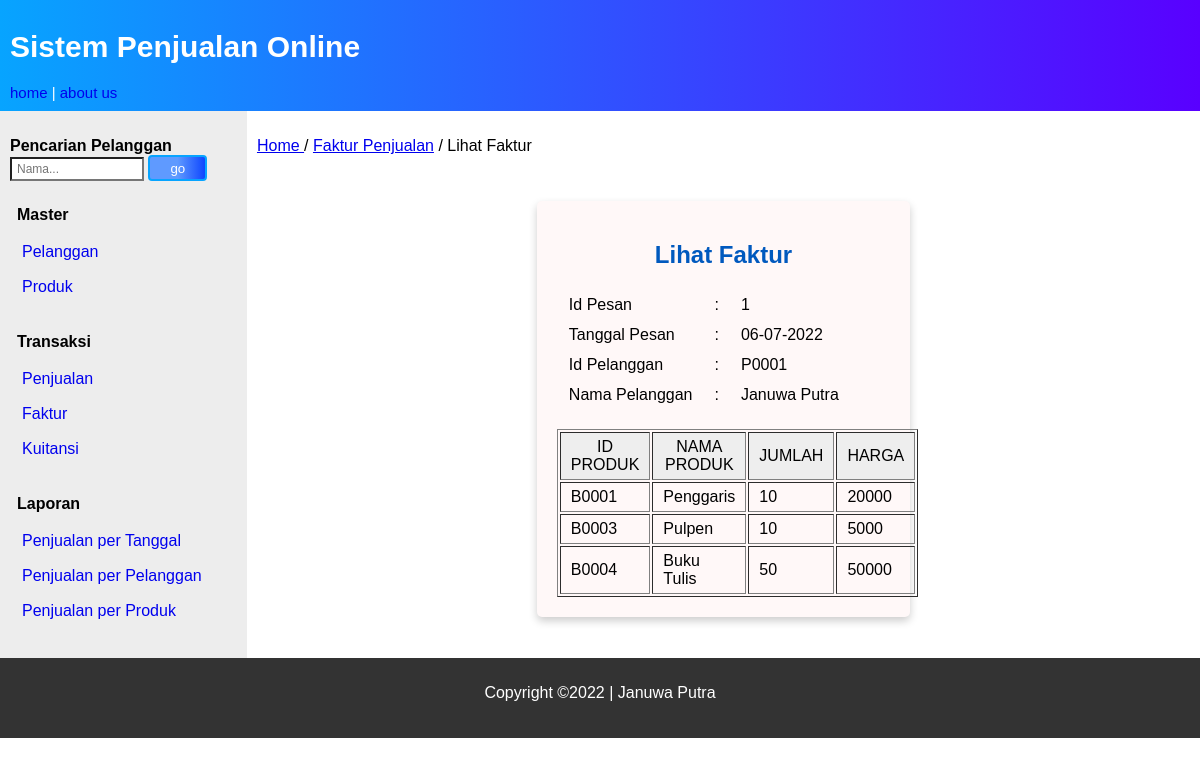
Page /Program/index.php?page=lihat_faktur&faktur=1 on the committed database.
### tables this page shows
CREATE TABLE `pelanggan` (
  `id_pelanggan` varchar(5) NOT NULL,
  `nm_pelanggan` varchar(40) NOT NULL,
  `alamat` text NOT NULL,
  `telepon` varchar(20) NOT NULL,
  `email` varchar(50) NOT NULL
);

CREATE TABLE `faktur` (
  `id_faktur` int(5) NOT NULL,
  `id_pesan` int(5) NOT NULL,
  `tgl_faktur` date NOT NULL
);

CREATE TABLE `pesan` (
  `id_pesan` int(5) NOT NULL,
  `id_pelanggan` varchar(5) NOT NULL,
  `tgl_pesan` date NOT NULL
);

CREATE TABLE `produk` (
  `id_produk` varchar(5) NOT NULL,
  `nm_produk` varchar(30) NOT NULL,
  `satuan` varchar(10) NOT NULL,
  `harga` decimal(10,0) NOT NULL,
  `stock` int(3) NOT NULL
);

CREATE TABLE `detil_pesan` (
  `id_pesan` int(5) NOT NULL,
  `id_produk` varchar(5) NOT NULL,
  `jumlah` int(5) NOT NULL,
  `harga` decimal(10,0) NOT NULL
);

### Program/lihat_faktur.php (the view)
<article>
<p><a href="index.php">Home </a> /  <a href="index.php?page=faktur">Faktur Penjualan</a> / Lihat Faktur
    <div class="card">
        <h2 align="center" style="color:#0059be">Lihat Faktur</h2>
        <?php
        include_once "koneksi.php";
        $user = $_GET['faktur'];
        $query = "SELECT * FROM pelanggan INNER JOIN pesan ON pelanggan.id_pelanggan = pesan.id_pelanggan
        INNER JOIN faktur ON pesan.id_pesan = faktur.id_pesan WHERE faktur.id_pesan = '$user'";
        $sql = mysqli_query($conn, $query);
        if ($sql) {
            $row = mysqli_fetch_array($sql);
            $id_pesan = $row['id_pesan'];
            $tgl_pesan = date('d-m-Y', strtotime($row['tgl_pesan']));
            $id_pelanggan = $row['id_pelanggan'];
            $nm_pelanggan = $row['nm_pelanggan'];
        ?>
            <table>
                <tr>
                    <td>Id Pesan</td>
                    <td>:</td>
                    <td><?php echo $id_pesan ?></td>
                </tr>
                <tr>
                    <td>Tanggal Pesan</td>
                    <td>:</td>
                    <td> <?php echo $tgl_pesan ?></td>
                </tr>
                <tr>
                    <td>Id Pelanggan</td>
                    <td>:</td>
                    <td> <?php echo $id_pelanggan ?></td>
                </tr>
                <tr>
                    <td>Nama Pelanggan</td>
                    <td>:</td>
                    <td> <?php echo $nm_pelanggan ?></td>
                </tr>
            </table>
        <?php  } ?>
        <table border="1" align="center">
            <tr>
                <th>ID PRODUK</th>
                <th>NAMA PRODUK</th>
                <th>JUMLAH</th>
                <th>HARGA</th>
            </tr>
                <br>
            <tr>
                <?php
                include_once "koneksi.php";
                $query = "SELECT * FROM produk INNER JOIN detil_pesan ON produk.id_produk = detil_pesan.id_produk
                    INNER JOIN pesan ON detil_pesan.id_pesan = pesan.id_pesan INNER JOIN pelanggan ON pesan.id_pelanggan =
                     pelanggan.id_pelanggan where pesan.id_pesan = '$user' ";
                $sql = mysqli_query($conn, $query);
                while ($row = mysqli_fetch_assoc($sql)) {
                    $id_produk  = $row['id_produk'];
                    $nm_produk  = $row['nm_produk'];
                    $jumlah     = $row['jumlah'];
                    $harga      = $row['harga'];
                ?>
                    <td><?php echo $id_produk; ?></td>
                    <td><?php echo $nm_produk; ?></td>
                    <td><?php echo $jumlah; ?></td>
                    <td><?php echo $harga; ?></td>
            </tr>
        <?php
                }
        ?>
        </table>
    </div>
</article>

### Program/style18.css (style rules this page uses)
* { box-sizing: border-box; scroll-behavior: smooth; }
body { font-family: Arial, Helvetica, sans-serif; margin: 0px; padding: 0px; }
nav, article { display: flex; flex-direction: column; min-height: 300px; padding: 10px; }
article { flex-grow: 20; max-width: 80%; }
tr th { background: #eeeeee; color: rgb(0, 0, 0); font-weight: normal; }
th, td { padding: 5px 10px; }
.card { box-shadow: 0 4px 8px 0 rgba(0, 0, 0, 0.2); border-radius: 5px; padding: 20px; margin-top: 30px; margin-bottom: 30px; width: 40%; margin-left: 13em; background-color: rgb(255, 248, 248); display: block; margin-right: auto; margin-left: auto; }

### rows in the picture
pelanggan: faktur.id_pesan "1", pesan.tgl_pesan "06-07-2022", pesan.id_pelanggan "P0001", nm_pelanggan "Januwa Putra"
produk: detil_pesan.id_produk "B0001", nm_produk "Penggaris", detil_pesan.jumlah "10", detil_pesan.harga "20000"
produk: detil_pesan.id_produk "B0003", nm_produk "Pulpen", detil_pesan.jumlah "10", detil_pesan.harga "5000"
produk: detil_pesan.id_produk "B0004", nm_produk "Buku Tulis", detil_pesan.jumlah "50", detil_pesan.harga "50000"
